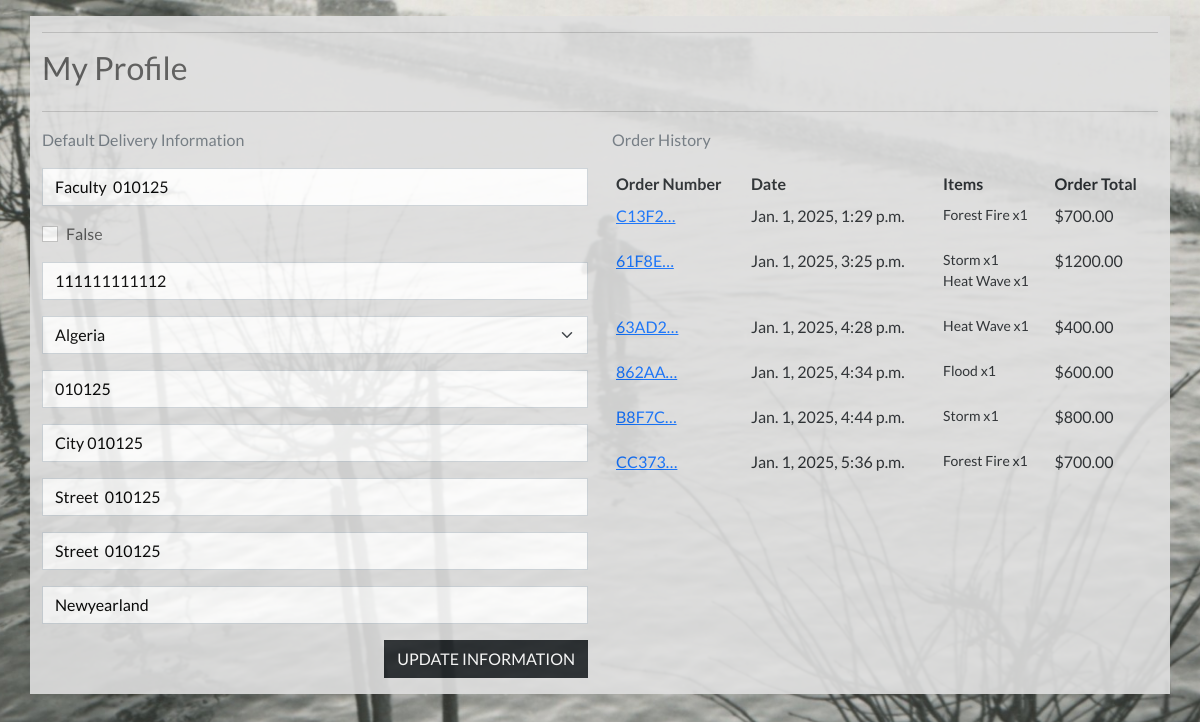
Before: /profile/ (signed in) with the older database file.
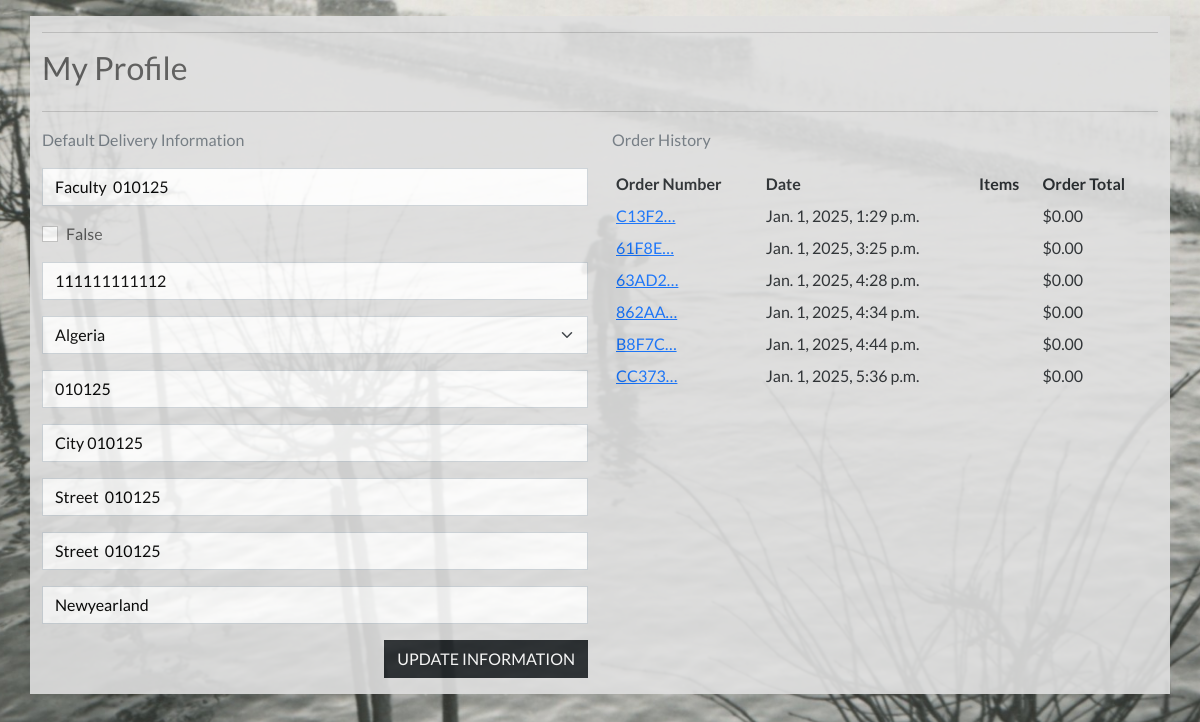
After: the same page with the newer database file.
### profiles/models.py (models this page shows, shortened)
class UserProfile(models.Model):
    user = models.OneToOneField(User, on_delete=models.CASCADE)
    default_organisation = models.CharField(max_length=40, null=True, blank=True)
    default_prev_user = models.BooleanField(default=False)
    default_phone_number = models.CharField(max_length=20, null=True, blank=True)
    default_country = CountryField(blank_label='Country *', null=True, blank=True)
    default_postcode = models.CharField(max_length=20, null=True, blank=True)
    default_town_or_city = models.CharField(max_length=40, null=True, blank=True)
    default_street_address1 = models.CharField(max_length=80, null=True, blank=True)
    default_street_address2 = models.CharField(max_length=80, null=True, blank=True)
    default_county = models.CharField(max_length=80, null=True, blank=True)

### checkout/models.py (models this page shows, shortened)
class Order(models.Model):
    order_number = models.CharField(max_length=32, null=False, editable=False)
    user_profile = models.ForeignKey(UserProfile, on_delete=models.SET_NULL,
    null=True, blank=True, related_name='orders')
    full_name = models.CharField(max_length=50, null=False, blank=False)
    email = models.EmailField(max_length=254, null=False, blank=False)
    phone_number = models.CharField(max_length=20, null=False, blank=False)
    country = CountryField(blank_label='Country *', null=False, blank=False)
    postcode = models.CharField(max_length=20, null=True, blank=True)
    town_or_city = models.CharField(max_length=40, null=False, blank=False)
    street_address1 = models.CharField(max_length=80, null=False, blank=False)
    street_address2 = models.CharField(max_length=80, null=True, blank=True)
    county = models.CharField(max_length=80, null=True, blank=True)
    date = models.DateTimeField(auto_now_add=True)
    discount_cost = models.DecimalField(max_digits=6, decimal_places=2, null=False, default=0)
    order_total = models.DecimalField(max_digits=10, decimal_places=2, null=False, default=0)
    grand_total = models.DecimalField(max_digits=10, decimal_places=2, null=False, default=0)
    original_bag = models.TextField(null=False, blank=False, default='')
    stripe_pid = models.CharField(max_length=254, null=False, blank=False, default='')

class OrderLineItem(models.Model):
    order = models.ForeignKey(Order, null=False, blank=False, on_delete=models.CASCADE, related_name='lineitems')
    product = models.ForeignKey(Category, null=False, blank=False, on_delete=models.CASCADE)
    quantity = models.IntegerField(null=False, blank=False, default=0)
    starting_date = models.CharField(max_length=100, null=True, blank=True)
    lineitem_total = models.DecimalField(max_digits=6, decimal_places=2, null=False, blank=False, editable=False)

### products/models.py (models this page shows, shortened)
class Category(models.Model):
    name = models.CharField(max_length=50)
    friendly_name = models.CharField(max_length=100)
    difficulty_level = models.CharField(max_length=50)
    credits = models.IntegerField()
    number_of_lectures = models.IntegerField()
    est_time = models.IntegerField()
    short_description = models.TextField(max_length=255)
    long_description = models.TextField(max_length=1000)
    test = models.BooleanField(default=False)
    logo = models.ImageField(upload_to='logos/', null=True, blank=True)
    price = models.IntegerField(null=True, blank=True)
    starting_date = models.CharField(max_length=100, null=True, blank=True)

### profiles/views.py (the view)
# urls.py: path('profile/', include('profiles.urls')),
def profile(request):
    profile = get_object_or_404(UserProfile, user=request.user)
    if request.method == 'POST':
        form = UserProfileForm(request.POST, instance=profile)
        if form.is_valid():
            form.save()
            messages.success(request, 'Profile updated successfully')
        else:
            messages.error(request, 'Update failed. Please ensure the form is valid')
    else:
        form = UserProfileForm(instance=profile)
    orders = profile.orders.all
    template = 'profiles/profile.html'
    context = {
        'form': form,
        'orders': orders,
        'on_profile_page': True
    }
    return render(request, template, context)

### profiles/templates/profiles/profile.html (shortened to what this page needs)
{% extends "base.html" %}
{% load static %}
{% block extra_css %}
    <link rel="stylesheet" href="{% static 'profiles/css/profile.css' %}">
{% endblock %}
{% block content %}
    <div class="overlay"></div>
    <div class="container mt-3 mb-3">
        <div class="row">
            <div class="col">
                <hr>
                <h2 class="logo-font mb-4">My Profile</h2>
                <hr>
            </div>
        </div>
        <div class="row">
            <div class="col-12 col-lg-6">
                <p class="text-muted">Default Delivery Information</p>
                <form class="mt-3" action="{% url 'profile' %}" method="POST" id="profile-update-form">
                    {{ form|crispy }}
                    <button class="btn btn-dark rounded-0 text-uppercase float-end mb-3">Update Information</button>
                </form>
            </div>
            <div class="col-12 col-lg-6">
                <p class="text-muted">Order History</p>
                <div class="order-history table-responsive">
                    <table class="table table-sm table-borderless">
                        <thead>
                            <tr>
                                <th>Order Number</th>
                                <th>Date</th>
                                <th>Items</th>
                                <th>Order Total</th>
                            </tr>
                        </thead>
                        <tbody>
                            {% for order in orders %}
                                <tr>
                                    <td>
                                        <a href="{% url 'order_history' order.order_number %}"
                                        title="{{ order.order_number }}">
                                            {{ order.order_number|truncatechars:6 }}
                                        </a>
                                    </td>
                                    <td>{{ order.date }}</td>
                                    <td>
                                        <ul class="list-unstyled">
                                            {% for item in order.lineitems.all %}
                                                <li class="small">
                                                    {{ item.product.name }} x{{ item.quantity }}
                                                </li>
                                            {% endfor %}
                                        </ul>
                                    </td>
                                    <td>${{ order.grand_total }}</td>
                                </tr>
                            {% endfor %}
                        </tbody>
                    </table>
                </div>
            </div>
        </div>
{% endblock %}

### templates/base.html (shortened to what this page needs)
{% load static %}
<!doctype html>
<html lang="en">
<head>
  {% block corecss %}
  <link href="https://cdn.jsdelivr.net/npm/bootstrap@5.0.2/dist/css/bootstrap.min.css" rel="stylesheet"
>
  <link rel="stylesheet" href="{% static 'css/base.css' %}">
  <link href="https://cdn.jsdelivr.net/npm/bootstrap-icons/font/bootstrap-icons.css" rel="stylesheet">
  {% endblock %}
  {% block extra_css %}
  {% endblock %}
</head>
<body>
  {% block content %}
  {% endblock %}
</body>
</html>

### static/css/base.css (style rules this page uses)
html { height: 100%; }
body { background: url('/media/cover_photo.jpg') no-repeat center center fixed; background-size: cover; height: calc(100vh - 164px); color: #555; font-family: 'Lato'; }
.overlay { height: 100%; width: 100%; top: 0; left: 0; position: fixed; opacity: 0.2; z-index: -1; }
.container { background-color: rgb(223, 223, 223); opacity: 0.9; }

### profiles/static/profiles/css/profile.css (style rules this page uses)
.order-history { max-height: 416px; overflow-y: auto; }
#profile-update-form .form-control { color: #000; }
#profile-update-form input::placeholder { color: #aab7c4; }
#id_default_country, #id_default_country option:not(:first-child) { color: #000; }

Changed rows visible on the page:
removed OrderLineItem: product.name "Forest Fire", quantity "1", shown under Order "Jan. 1, 2025, 1:29 p.m."
removed OrderLineItem: product.name "Storm", quantity "1", shown under Order "Jan. 1, 2025, 3:25 p.m."
removed OrderLineItem: product.name "Heat Wave", quantity "1", shown under Order "Jan. 1, 2025, 3:25 p.m."
removed OrderLineItem: product.name "Heat Wave", quantity "1", shown under Order "Jan. 1, 2025, 4:28 p.m."
removed OrderLineItem: product.name "Flood", quantity "1", shown under Order "Jan. 1, 2025, 4:34 p.m."
removed OrderLineItem: product.name "Storm", quantity "1", shown under Order "Jan. 1, 2025, 4:44 p.m."
removed OrderLineItem: product.name "Forest Fire", quantity "1", shown under Order "Jan. 1, 2025, 5:36 p.m."
changed Order "Jan. 1, 2025, 1:29 p.m.": grand_total "700.00" → "0.00"
changed Order "Jan. 1, 2025, 3:25 p.m.": grand_total "1200.00" → "0.00"
changed Order "Jan. 1, 2025, 4:28 p.m.": grand_total "400.00" → "0.00"
changed Order "Jan. 1, 2025, 4:34 p.m.": grand_total "600.00" → "0.00"
changed Order "Jan. 1, 2025, 4:44 p.m.": grand_total "800.00" → "0.00"
changed Order "Jan. 1, 2025, 5:36 p.m.": grand_total "700.00" → "0.00"
